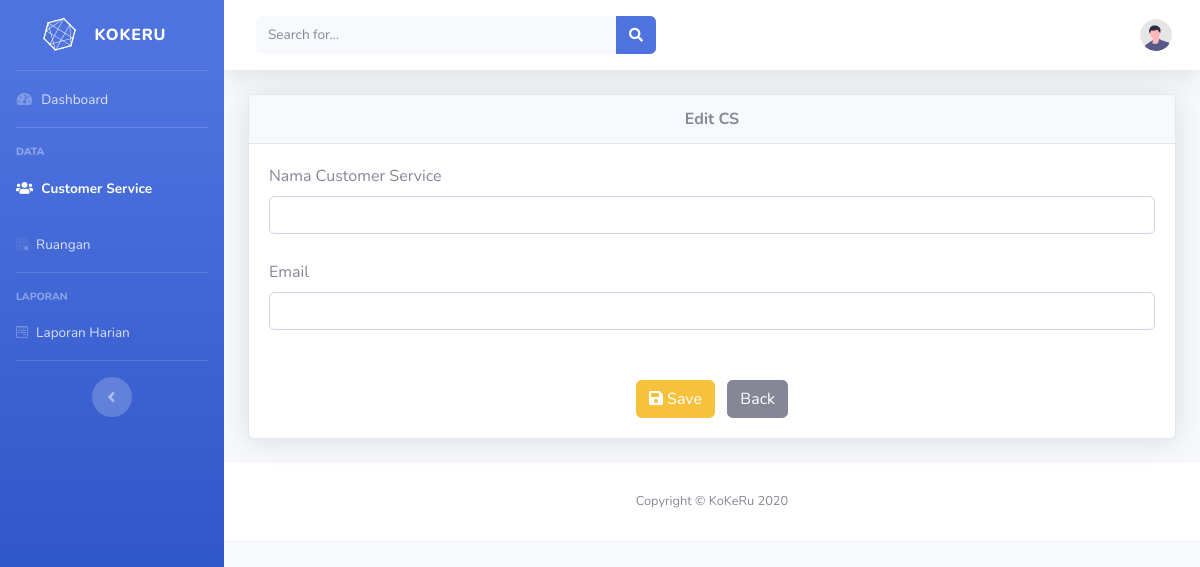
The page /manajer/edit_cs.php?id=1 on the database as committed earlier.
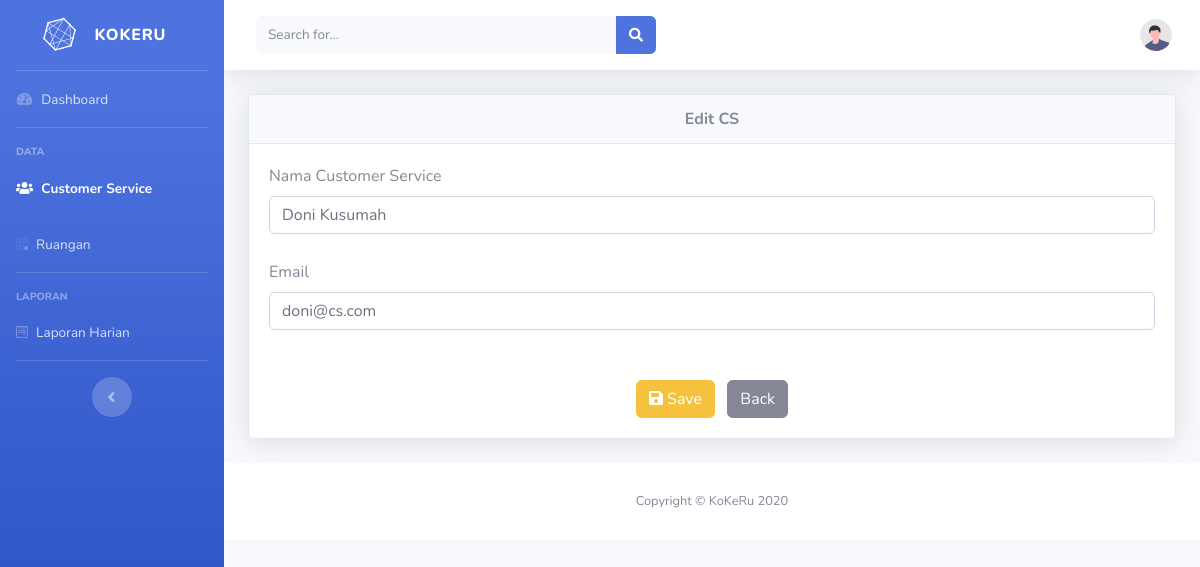
The same page on the database as committed later.
### tables this page shows
CREATE TABLE `cs` (
  `id_cs` int(11) NOT NULL,
  `nama_cs` varchar(50) NOT NULL,
  `email` varchar(50) NOT NULL
);

### manajer/edit_cs.php (the view, shortened to what this page needs)
<?php include 'header.php'; ?>
<?php
  require_once('../lib/db_login.php');
  $id = $_GET['id'];
  if (!isset($_POST["save"])) {
    $query = "SELECT c.id_cs AS id_cs, c.nama_cs AS nama_cs, c.email AS email_cs, u.id_user AS id_user, u.nama AS nama_user, u.email AS email_user FROM cs c JOIN user u ON c.nama_cs = u.nama WHERE id_cs = ".$id."";
    $result = $db->query($query);
    if (!$result) {
      die ("Could not query the database: <br>".$db->error);
    } else {
      while ($row = $result->fetch_object()) {
        $nama = $row->nama_cs;
        $email = $row->email_cs;
      }
    }
  }
?>
      <li class="nav-item">
        <a class="nav-link" href="dashboard.php">
          <i class="fas fa-fw fa-tachometer-alt"></i>
          <span>Dashboard</span>
        </a>
      </li>
      <hr class="sidebar-divider">
      <div class="sidebar-heading">Data</div>
      <li class="nav-item active">
        <a class="nav-link" href="data_cs.php">
          <i class="fas fa-users"></i>
          <span>Customer Service</span>
        </a>
      </li>
      <li class="nav-item">
        <a class="nav-link" href="data_ruang.php">
          <i class="fab fa-buromobelexperte"></i>
          <span>Ruangan</span>
        </a>
      </li>
      <hr class="sidebar-divider">
      <div class="sidebar-heading">Laporan</div>
      <li class="nav-item">
        <a class="nav-link" href="laporan.php">
          <i class="fab fa-wpforms"></i>
          <span>Laporan Harian</span>
        </a>
      </li>
      <hr class="sidebar-divider d-none d-md-block">
      <div class="text-center d-none d-md-inline">
        <button class="rounded-circle border-0" id="sidebarToggle"></button>
      </div>
    </ul>
    <div id="content-wrapper" class="d-flex flex-column">
      <div id="content">
        <nav class="navbar navbar-expand navbar-light bg-white topbar mb-4 static-top shadow">
          <form class="d-none d-sm-inline-block form-inline mr-auto ml-md-3 my-2 my-md-0 mw-100 navbar-search">
            <div class="input-group">
              <input type="text" class="form-control bg-light border-0 small" placeholder="Search for..." aria-label="Search" aria-describedby="basic-addon2">
              <div class="input-group-append">
                <button class="btn btn-primary" type="button">
                  <i class="fas fa-search fa-sm"></i>
                </button>
              </div>
            </div>
          </form>
          <ul class="navbar-nav ml-auto">
            <li class="nav-item dropdown no-arrow">
              <a class="nav-link dropdown-toggle" href="#" id="userDropdown" role="button" data-toggle="dropdown" aria-haspopup="true" aria-expanded="false">
                <img class="img-profile rounded-circle" src="../assets2/img/undraw_profile.svg">
              </a>
            </li>
          </ul>
        </nav>
        <div class="container-fluid">
          <div class="card shadow mb-4">
            <div class="card-header text-center" style="font-weight: bold;">Edit CS</div>
            <div class="card-body">
              <div class="table-responsive">
                <form method="POST" autocomplete="on" action="<?php echo htmlspecialchars($_SERVER["PHP_SELF"]).'?id='.$id; ?>">
                  <div class="form-group">
                    <label for="nama">Nama Customer Service</label>
                    <input type="text" class="form-control" id="nama" name="nama" value="<?php echo $nama; ?>" autofocus>
                    <div class="error" style="color: red; font-size: 0.75em; padding-top: 10px; padding-left: 10px;"><?php if (isset($error_nama)) echo $error_nama; ?></div>
                  </div>
                  <div class="form-group">
                    <label for="email">Email</label>
                    <input type="email" class="form-control" id="email" name="email" value="<?php echo $email; ?>">
                    <div class="error" style="color: red; font-size: 0.75em; padding-top: 10px; padding-left: 10px;"><?php if (isset($error_email)) echo $error_email; ?></div>
                  </div>
                  <br>
                  <div class="text-center">
                    <button type="submit" class="btn btn-warning" name="save" value="save"><i class="fas fa-save"></i> Save</button>&nbsp;&nbsp;
                    <a href="data_cs.php" class="btn btn-secondary">Back</a>
                  </div>
                </form>
              </div>
            </div>
          </div>
        </div>
<?php include 'footer.php'; ?>

Rows that differ between the two databases and show on the page:
now on this page (row edited): cs: nama "Doni Kusumah", email "doni@cs.com"
